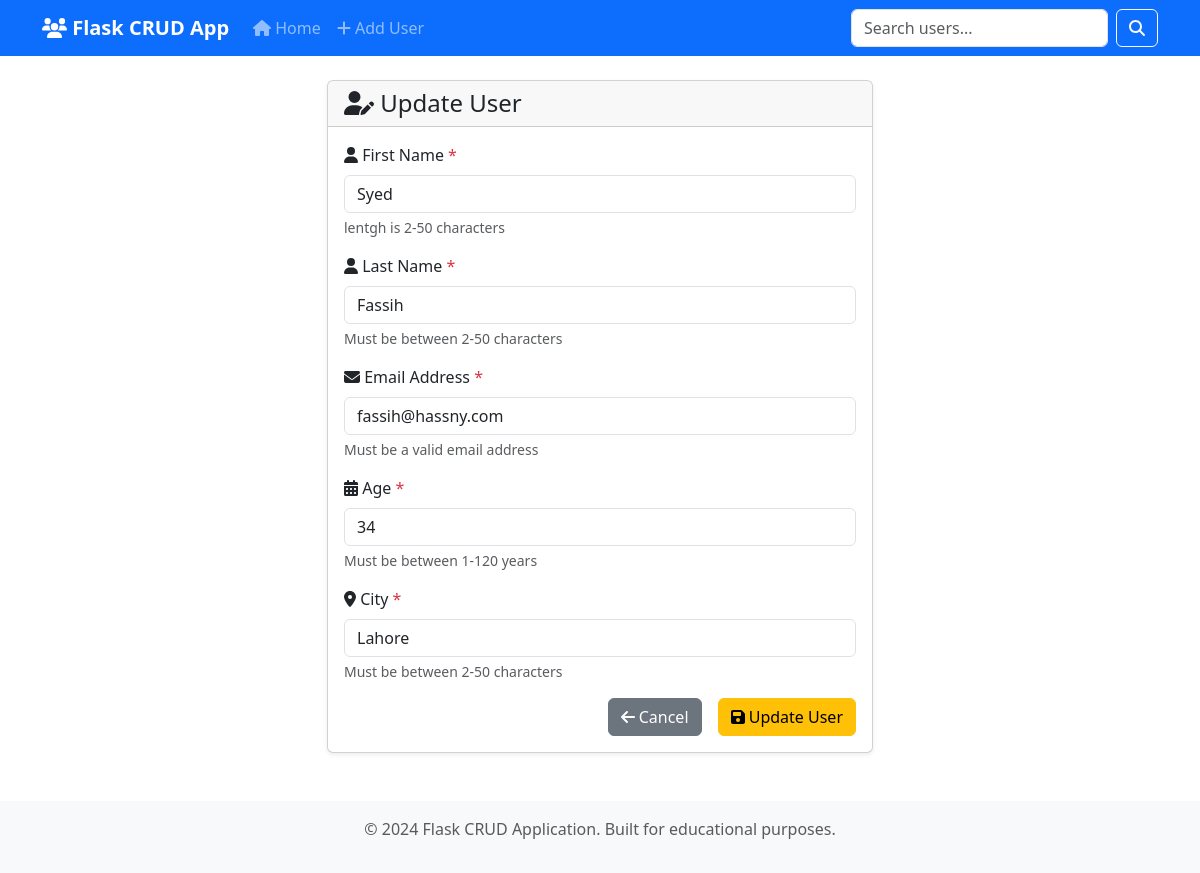
The page /update/1 on the database as committed earlier.
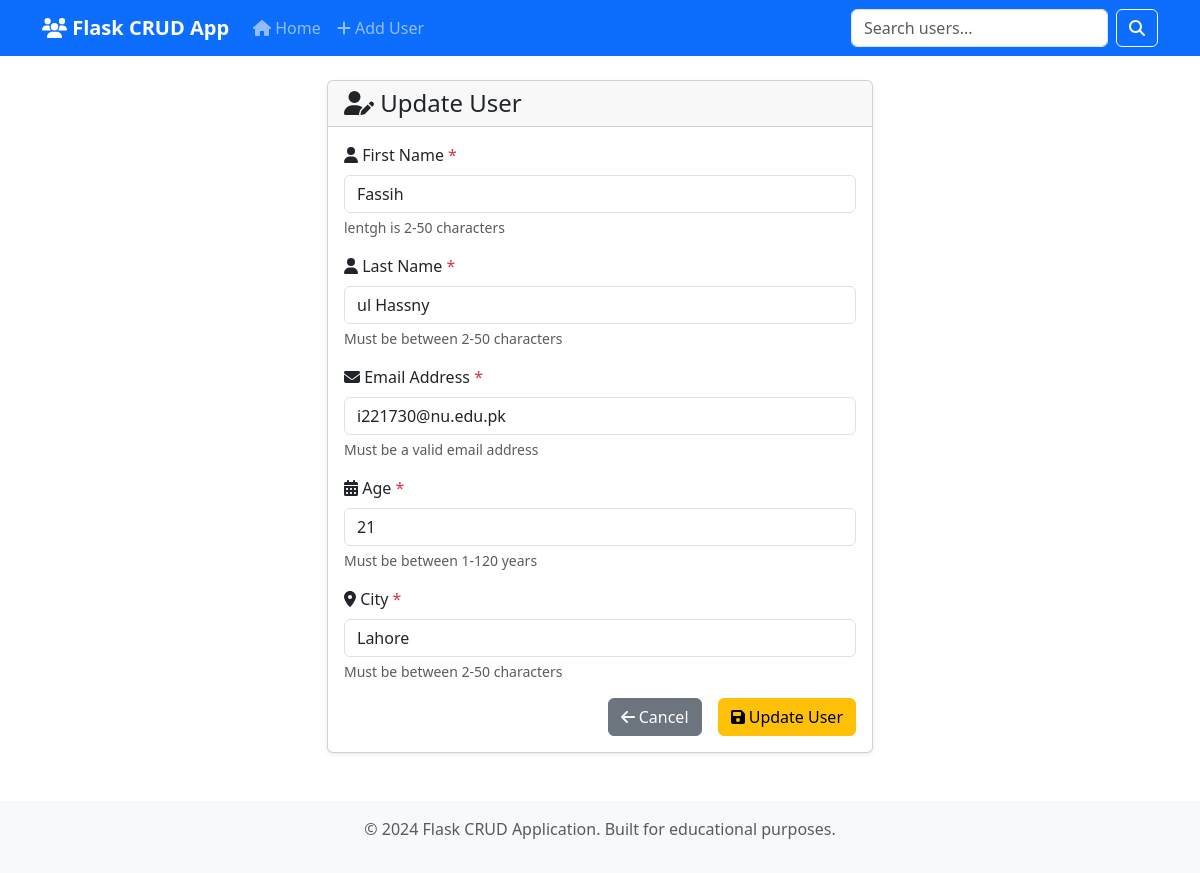
The same page on the database as committed later.
### app.py (models this page shows, shortened)
class User(db.Model):
    id = db.Column(db.Integer, primary_key=True)
    first_name = db.Column(db.String(50), nullable=False)
    last_name = db.Column(db.String(50), nullable=False)
    email = db.Column(db.String(120), unique=True, nullable=False)
    age = db.Column(db.Integer, nullable=False)
    city = db.Column(db.String(50), nullable=False)
    created_at = db.Column(db.DateTime, default=datetime.utcnow)

### app.py (the view, shortened to what this page needs)
@app.route('/update/<int:user_id>', methods=['GET', 'POST'])
def update_user(user_id):
    user = User.query.get_or_404(user_id)
    return render_template('update.html', user=user)

### templates/update.html (shortened to what the changed rows need)
{% extends "base.html" %}
{% block content %}
<div class="row justify-content-center">
    <div class="col-md-8 col-lg-6">
        <div class="card">
            <div class="card-body">
                {% if user %}
                    <form method="POST" action="{{ url_for('update_user', user_id=user.id) }}" novalidate>
                        <div class="mb-3">
                            <label for="first_name" class="form-label">
                                <i class="fas fa-user"></i> First Name <span class="text-danger">*</span>
                            </label>
                            <input type="text"
                                   class="form-control"
                                   id="first_name"
                                   name="first_name"
                                   value="{{ user.first_name }}"
                                   required
                                   minlength="2"
                                   maxlength="50"
                                   placeholder="Enter first name">
                            <div class="form-text">lentgh is 2-50 characters</div>
                        </div>
                        <div class="mb-3">
                            <label for="last_name" class="form-label">
                                <i class="fas fa-user"></i> Last Name <span class="text-danger">*</span>
                            </label>
                            <input type="text"
                                   class="form-control"
                                   id="last_name"
                                   name="last_name"
                                   value="{{ user.last_name }}"
                                   required
                                   minlength="2"
                                   maxlength="50"
                                   placeholder="Enter last name">
                            <div class="form-text">Must be between 2-50 characters</div>
                        </div>
                        <div class="mb-3">
                            <label for="email" class="form-label">
                                <i class="fas fa-envelope"></i> Email Address <span class="text-danger">*</span>
                            </label>
                            <input type="email"
                                   class="form-control"
                                   id="email"
                                   name="email"
                                   value="{{ user.email }}"
                                   required
                                   maxlength="120"
                                   placeholder="Enter email address">
                            <div class="form-text">Must be a valid email address</div>
                        </div>
                        <div class="mb-3">
                            <label for="age" class="form-label">
                                <i class="fas fa-calendar-alt"></i> Age <span class="text-danger">*</span>
                            </label>
                            <input type="number"
                                   class="form-control"
                                   id="age"
                                   name="age"
                                   value="{{ user.age }}"
                                   required
                                   min="1"
                                   max="120"
                                   placeholder="Enter age">
                            <div class="form-text">Must be between 1-120 years</div>
                        </div>
                        <div class="mb-3">
                            <label for="city" class="form-label">
                                <i class="fas fa-map-marker-alt"></i> City <span class="text-danger">*</span>
                            </label>
                            <input type="text"
                                   class="form-control"
                                   id="city"
                                   name="city"
                                   value="{{ user.city }}"
                                   required
                                   minlength="2"
                                   maxlength="50"
                                   placeholder="Enter city">
                            <div class="form-text">Must be between 2-50 characters</div>
                        </div>
                        <div class="d-grid gap-2 d-md-flex justify-content-md-end">
                            <a href="{{ url_for('index') }}" class="btn btn-secondary me-md-2">
                                <i class="fas fa-arrow-left"></i> Cancel
                            </a>
                            <button type="submit" class="btn btn-warning">
                                <i class="fas fa-save"></i> Update User
                            </button>
                        </div>
                    </form>
                {% endif %}
            </div>
        </div>
    </div>
</div>
{% endblock %}

Rows that differ between the two databases and show on the page:
changed User "Fassih": first_name "Syed" → "Fassih"; last_name "Fassih" → "ul Hassny"; email "fassih@hassny.com" → "i221730@nu.edu.pk"; age "34" → "21"
